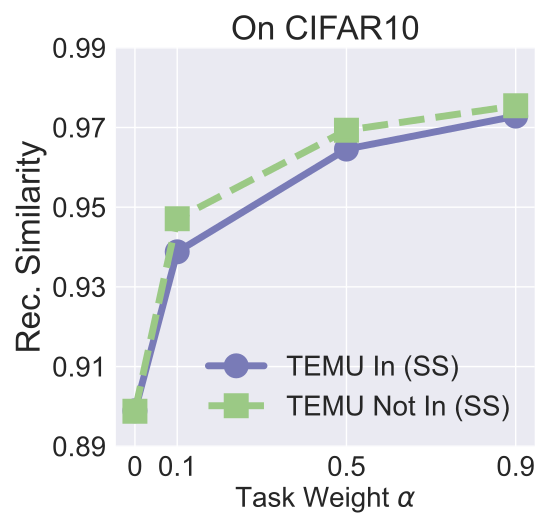

Reproduce this figure in Python.


import numpy as np
import matplotlib.pyplot as plt

epsilon = 3
beta = 1 / epsilon


x=[0, 0.1, 0.5, 0.9]

labels = ['0', '0.1', '0.5', '0.9']
# unl_org = [97.77, 97.55, 97.35, 97.29, 97.21, 97.21]

# unl_hess_r = [96.6, 96.66, 96.04, 95.94, 95.85, 97.21]
unl_mib = [0.8989, 0.9388, 0.964573, 0.9728451]

unl_muv = [0.898785, 0.94710, 0.96931, 0.9754513]
# unl_ss_wo = [94.32, 94.53, 94.78, 93.38, 94.04, 97.21]

for i in range(len(x)):
    unl_mib[i] = unl_mib[i]
    unl_muv[i] = unl_muv[i]

plt.style.use('seaborn')
plt.figure(figsize=(5.5, 5.3))
l_w=5
m_s=15
marker_s = 3
markevery=1
#plt.figure(figsize=(8, 5.3))
#plt.plot(x, unl_fr, color='blue', marker='^', label='Retrain',linewidth=l_w, markersize=m_s)
plt.plot(x, unl_mib, linestyle='-', color='#797BB7', marker='o', fillstyle='full', markevery=markevery,
         label='TEMU In (SS)', linewidth=l_w, markersize=m_s, markeredgewidth=marker_s)

#plt.plot(x, unl_ss_w, color='g',  marker='*',  label='PriMU$_{w}$',linewidth=l_w, markersize=m_s)
plt.plot(x, unl_muv, linestyle='--', color='#9BC985',  marker='s', fillstyle='full', markevery=markevery,
         label='TEMU Not In (SS)',linewidth=l_w, markersize=m_s, markeredgewidth=marker_s)

# plt.plot(x, unl_mib, linestyle=':', color='r',  marker='^', fillstyle='none', markevery=markevery,
#          label='VBU', linewidth=l_w,  markersize=m_s, markeredgewidth=marker_s)

# plt.plot(x, unl_hess_r, linestyle='-.', color='k',  marker='D', fillstyle='none', markevery=markevery,
#          label='HBFU',linewidth=l_w, markersize=m_s, markeredgewidth=marker_s)



#plt.plot(x, unl_vibu, color='silver',  marker='d',  label='VIBU',linewidth=4,  markersize=10)

# plt.plot(x, y_sa03, color='r',  marker='2',  label='AAAI21 A_acc, pr=0.3',linewidth=3, markersize=8)
# plt.plot(x, y_sa05, color='darkblue',  marker='4',  label='AAAI21 A_acc, pr=0.5',linewidth=3, markersize=8)
# plt.plot(x, y_ma03, color='darkviolet',  marker='3',  label='FedMC A_acc, pr=0.3',linewidth=3, markersize=8)
# plt.plot(x, y_ma05, color='cyan',  marker='p',  label='FedMC A_acc, pr=0.5',linewidth=3, markersize=8)


# plt.grid()
leg = plt.legend(fancybox=True, shadow=True)
# plt.xlabel('Malicious Client Ratio (%)' ,fontsize=16)
plt.ylabel('Rec. Similarity' ,fontsize=24)
my_y_ticks = np.arange(0.89, 0.991, 0.02)
plt.yticks(my_y_ticks,fontsize=20)
plt.xlabel('Task Weight $\\alpha$' ,fontsize=20)

plt.xticks(x, labels, fontsize=20)
plt.title('On CIFAR10', fontsize=24 )

#plt.annotate(r"1e-1", xy=(0.1, 1.01), xycoords='axes fraction', xytext=(-10, 10),textcoords='offset points', ha='right', va='center', fontsize=15)

# plt.title('(c) Utility Preservation', fontsize=24)
plt.legend(loc='best',fontsize=20)
plt.tight_layout()
#plt.title("MNIST")
plt.rcParams['figure.figsize'] = (2.0, 1)
plt.rcParams['image.interpolation'] = 'nearest'
plt.rcParams['figure.subplot.left'] = 0.11
plt.rcParams['figure.subplot.bottom'] = 0.08
plt.rcParams['figure.subplot.right'] = 0.977
plt.rcParams['figure.subplot.top'] = 0.969
plt.savefig('cifar10_rec_sim_lower_bound_analysis.pdf', format='pdf', dpi=200)
plt.show()
